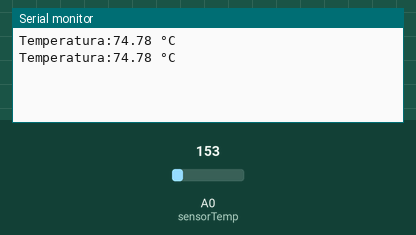
Recording of a sketch running on a simulated Arduino Uno, built with avr-gcc and run on an emulated ATmega328P. Shown: the last lines printed to the serial monitor. The test bench sets the inputs (shaded band); at power-on: A0 (sensorTemp) = 153.

Above: at 1.8 s.
1.9 s: A0 (sensorTemp) set to 165
At 2.8 s:
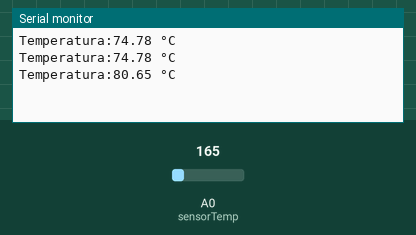
3.4 s: A0 (sensorTemp) set to 175
At 4.8 s:
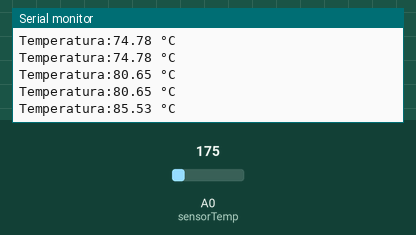
Timing chart, 0 to 6.4 s (numbered marks = the images above; inputs shaded):
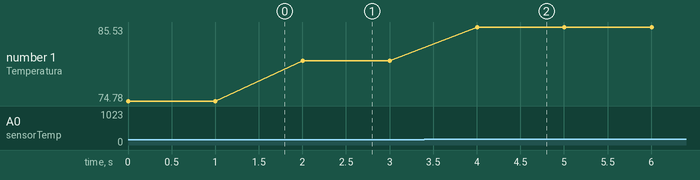

Measured:
- after the input at 1.9 s, the serial monitor: prints a new line after 0.10 s (image 1)
- after the input at 3.4 s, the serial monitor: prints a new line after 0.60 s (image 2)
- plotted number 1: 74.78 → 80.65 after the input at 1.9 s, 80.65 → 85.53 after the input at 3.4 s

The sketch:

Aula6.ino
```cpp
/*Entender sensores (Medir temperatura)*/

int sensorTemp = A0;

void setup(){
    Serial.begin(9600);
}

void loop(){
    int valor = analogRead(sensorTemp);
    float tensao = valor * ( 5.0 / 1023.0); // 0–1023 -> 0–5V valor lido * 5,0/valormax
    float temperatura = tensao * 100.0; // 0 - 5V -> 0 - 500 valor max

    Serial.print("Temperatura:");
    Serial.print(temperatura);
    Serial.println(" °C");

    delay(1000);
}
```
